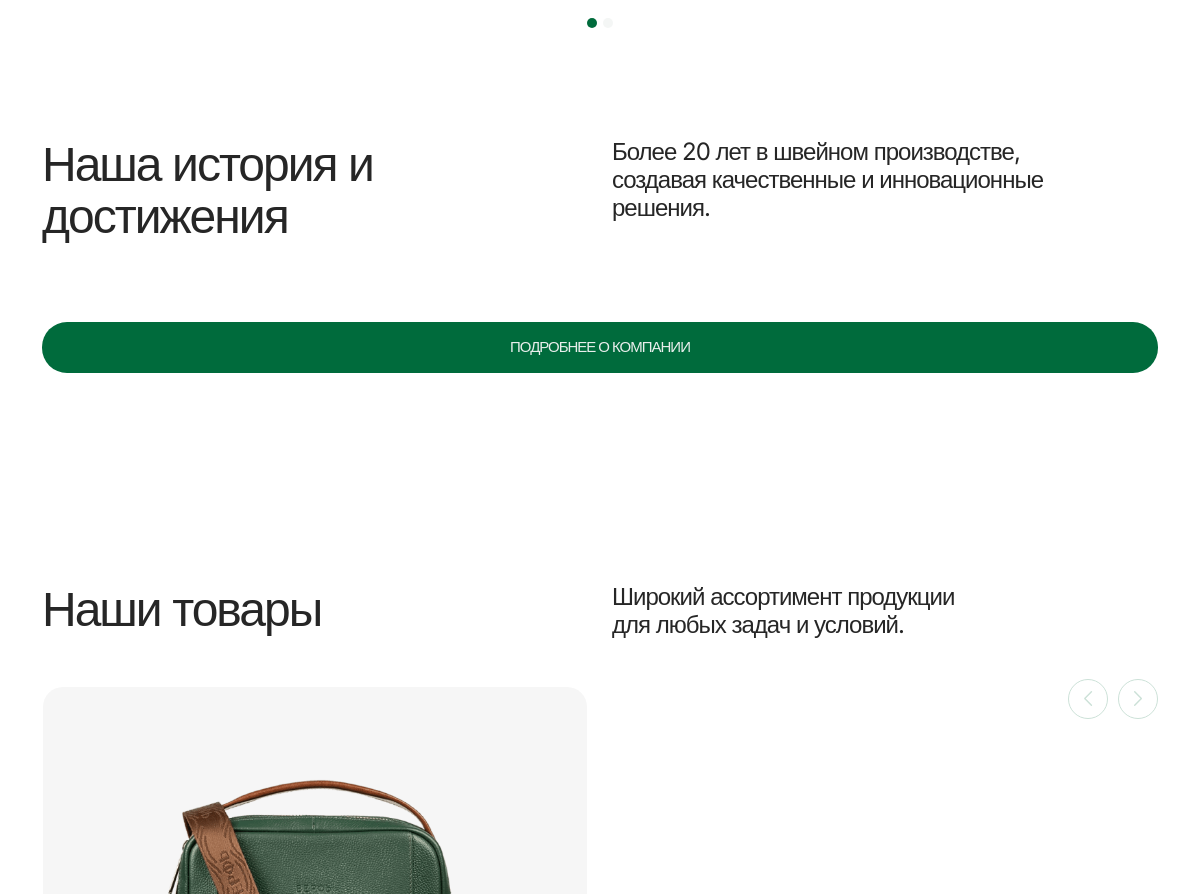
Before: /ru/ (middle part) with the older database file.
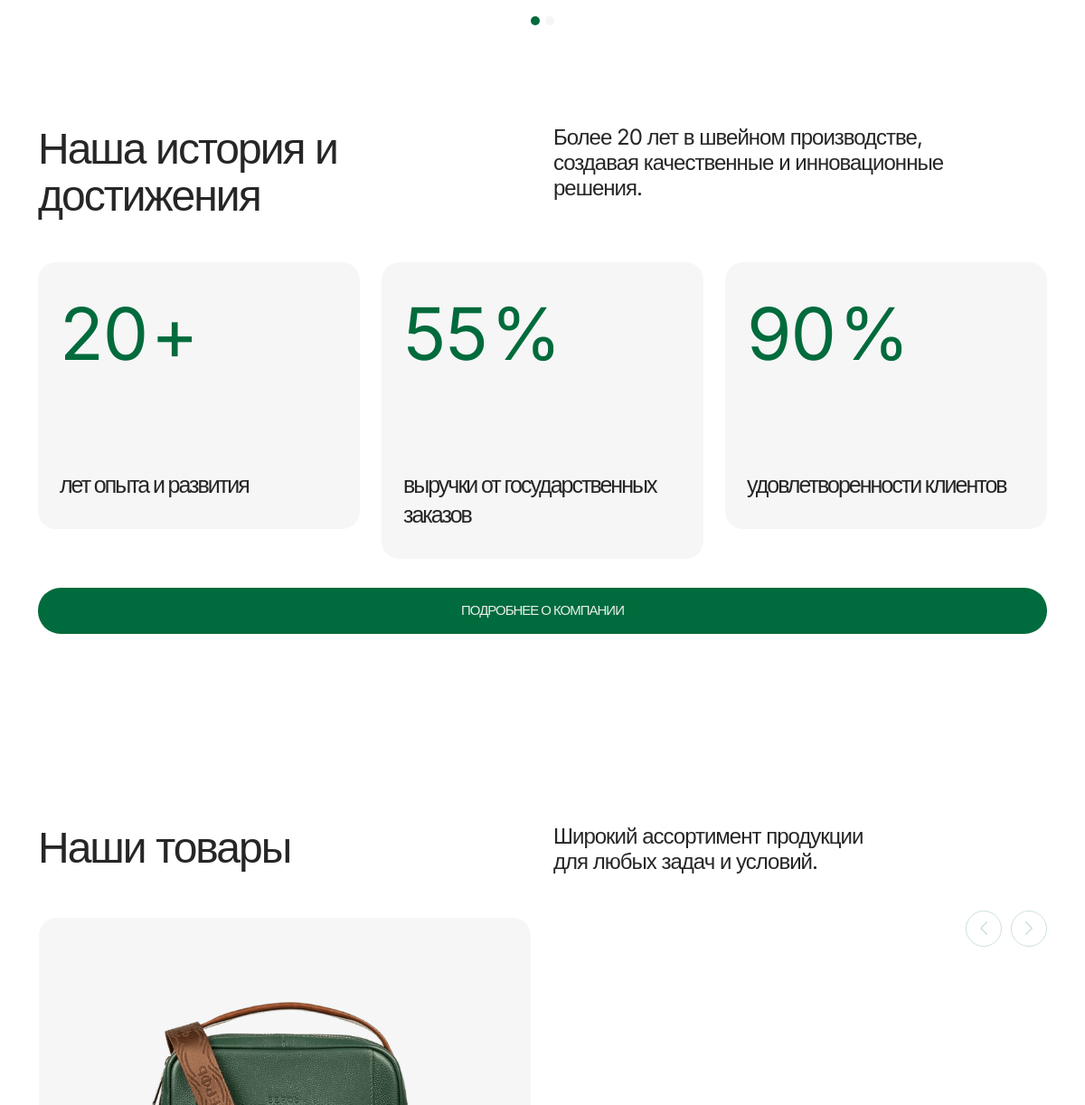
After: the same page with the newer database file.
### contentmanagement/models.py (models this page shows, shortened)
class MainCarouselItem(models.Model):
    title = models.CharField(max_length=200)
    description = models.TextField()
    image = models.ImageField(upload_to='main_carousel_images/')
    order = models.IntegerField(default=0)  # To manage the display order
    class Meta:
        verbose_name = _("Main Carousel Item")
        verbose_name_plural = _("Main Carousel Items")

class ProductsCarouselItem(models.Model):
    title = models.CharField(max_length=200)
    description = models.TextField()
    image = models.ImageField(upload_to='products_carousel_images/')
    order = models.IntegerField(default=0)  # To manage the display order
    class Meta:
        verbose_name = _("Products Carousel Item")
        verbose_name_plural = _("Products Carousel Items")

class History(models.Model):
    text = models.CharField(max_length=255, verbose_name=_("Text"))
    statistic = models.IntegerField(default=0, verbose_name=_("Statistic"))
    class Meta:
        verbose_name = _("Our history and achievements")
        verbose_name_plural = _("Our history and achievements")

### pages/views.py (the view)
# urls.py: path('', HomePageView.as_view(), name='home'),
class HomePageView(TemplateView):
    template_name = 'home.html'
    def get_context_data(self, **kwargs):
        context = super().get_context_data(**kwargs)
        context['main_carousel_items'] = MainCarouselItem.objects.all().order_by('order')
        context['products_carousel_items'] = ProductsCarouselItem.objects.all().order_by('order')
        context['posts'] = Post.objects.filter(show_on_homepage=True)
        context['reviews'] = CustomerReview.objects.filter(publish=True)
        context['faqs'] = FAQ.objects.filter(is_active=True)
        context['historys'] = History.objects.filter()
        for review in context['reviews']:
            review.rating_range = list(range(review.rating))
        return context

### pages/templates/home.html (shortened to what this page needs)
{% extends 'base.html' %}
{% load i18n %}
{% load static %}
{% block content %}
<section class="slider-section pt-0">
    {% include 'contentmanagement/main-carousel.html' %}
</section>
<section class="history-section">
    {% include 'contentmanagement/history.html' %}
</section>
<section class="product-section">
 {% include 'contentmanagement/products-carousel.html' %}
</section>
{% endblock  %}

### contentmanagement/templates/contentmanagement/main-carousel.html (shortened to what this page needs)
{% load i18n %}
<div id="mainCarousel"
     class="carousel slide border-radius-20 bg-grey py-4 pt-lg-5 pb-lg-0 ps-lg-5 pe-lg-4 px-3 px-md-4"
     data-bs-ride="carousel">
    <div class="carousel-indicators">
        {% for item in main_carousel_items %}
            <button type="button" data-bs-target="#mainCarousel" data-bs-slide-to="{{ forloop.counter0 }}" class="{% if forloop.first %}active{% endif %}" aria-current="true" aria-label="Slide {{ forloop.counter }}"></button>
        {% endfor %}
    </div>
</div>

### contentmanagement/templates/contentmanagement/history.html
{% load i18n %}
<div class="row mb-lg-5 mb-4" data-aos="fade-up" data-aos-duration="500">
  <div class="col-lg-6">
    <h2 class="heading-2 mb-lg-0 mb-3">
      {% trans 'Our history and' %}<br class="d-none d-lg-block" />{% trans 'achievements' %}
    </h2>
  </div>
  <div class="col-lg-6 col-xl-5 col-xxl-4">
    <p class="body-1 mb-0">
      {% trans 'Over 20 years in apparel manufacturing, creating quality and innovative solutions.' %}
    </p>
  </div>
</div>
<div class="row">
  {% for history in historys %}
    <div class="col-lg my-4 my-lg-0" data-aos="fade-up" data-aos-duration="500">
        <div class="bg-grey border-radius-20 px-4 py-4 d-flex flex-wrap gap-5">
            <div class="row">
                <div class="col">
                    <span class="display-1-later-version text-accent w-100 elima-statistics" counter-animation="{{ history.statistic }}">0</span>
                    <span class=" display-1-later-version text-accent">
                        {% if forloop.first %}
                            <span class="display-1-later-version text-accent">+</span>
                        {% else %}
                            <span class="display-1-later-version text-accent">%</span>
                        {% endif %}
                    </span>
                    <h3 class="heading-3 mt-md-5 pt-lg-5 pt-5 heading-text-history">{{ history.text }}</h3>
                </div>
            </div>
        </div>
    </div>
  {% endfor %}
  <div class="col-12 mt-4 pt-2" data-aos="fade-up" data-aos-duration="800">
        <a href="{% url 'about' %}" class="btn btn-accent w-100">{% trans 'Read more about the company' %}</a>
   </div>
</div>

### contentmanagement/templates/contentmanagement/products-carousel.html (shortened to what this page needs)
{% load i18n %}
<section class="product-section products-carousel-tab">
    <div class="row mb-5" data-aos="fade-up" data-aos-duration="500">
        <div class="col-lg-6">
            <h2 class="heading-2 mb-0">{% trans "Our Products" %}</h2>
        </div>
        <div class="col-lg-4">
            <p class="body-1 mb-0">{% trans "A wide range of products for all conditions." %}</p>
        </div>
    </div>
    <div class="multi-carousel" data-mdb-multi-carousel-init data-mdb-interval="3000" data-mdb-items="4" data-aos="fade-up" data-aos-duration="1000">
        <button data-mdb-button-init class="carousel-control-prev prev-arrow-carousel" type="button" tabindex="0" data-mdb-slide="prev">
            <svg xmlns="http://www.w3.org/2000/svg" width="35" height="35" viewBox="0 0 24 24"><path fill="#006B3C" d="m10.108 12l4.246 4.246q.14.14.15.345q.01.203-.15.363t-.354.16t-.354-.16l-4.388-4.389q-.131-.13-.184-.267q-.053-.136-.053-.298t.053-.298t.184-.267l4.388-4.389q.14-.14.344-.15t.364.15t.16.354t-.16.354z"/></svg>
        </button>
        <button data-mdb-button-init class="carousel-control-next next-arrow-carousel" type="button" tabindex="0" data-mdb-slide="next">
            <svg xmlns="http://www.w3.org/2000/svg" width="35" height="35" viewBox="0 0 24 24"><path fill="#006B3C" d="M13.292 12L9.046 7.754q-.14-.14-.15-.344t.15-.364t.354-.16t.354.16l4.388 4.389q.131.13.184.267t.053.298t-.053.298t-.184.268l-4.388 4.388q-.14.14-.344.15t-.364-.15t-.16-.354t.16-.354z"/></svg>
        </button>
        <div class="multi-carousel-inner">
            {% for item in products_carousel_items %}
            <div class="multi-carousel-item">
                <a href="{% url 'product_list' %}" class="text-black text-decoration-none">
                    <div class="bg-grey border-radius-20 mb-3 text-center">
                        <img src="{{ item.image.url }}" class="img-fluid" alt="{{ item.title }}">
                    </div>
                </a>
            </div>
            {% endfor %}
        </div>
    </div>
</section>

Changed rows visible on the page:
added History: text "лет опыта и развития"
added History: text "выручки от государственных заказов"
added History: text "удовлетворенности клиентов"
